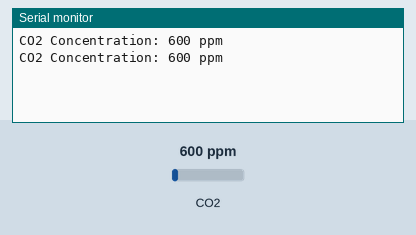
Recording of a sketch running on a simulated Arduino Uno, built with avr-gcc and run on an emulated ATmega328P. Parts: the last lines printed to the serial monitor. Inputs (shaded band) come from the test bench; at power-on: CO2 600 ppm.

Above: at 1.8 s.
1.9 s: CO2 set to 452 ppm
At 2.4 s:
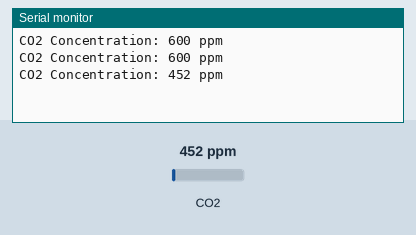
3.4 s: CO2 set to 1050 ppm
At 4.9 s:
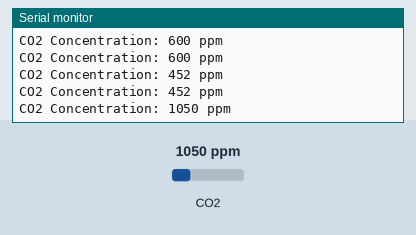
Timing chart, 0 to 6.4 s (numbered marks = the images above; inputs shaded):
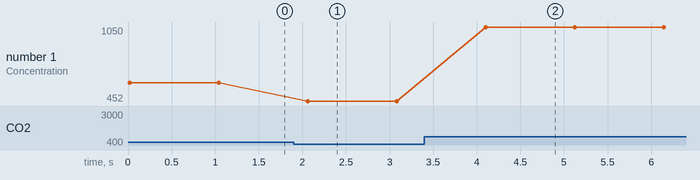

Measured:
- after the input at 1.9 s, the serial monitor: prints a new line after 0.16 s (image 1)
- after the input at 3.4 s, the serial monitor: prints a new line after 0.70 s (image 2)
- plotted number 1: 600 → 452 after the input at 1.9 s, 452 → 1050 after the input at 3.4 s

The sketch:

CO2.ino
```cpp
#include <MHZ19.h>
#include <SoftwareSerial.h>

SoftwareSerial mySerial(9,10); // RX, TX
MHZ19 myMHZ19;

void setup() {
  Serial.begin(115200);
  mySerial.begin(9600);
  myMHZ19.begin(mySerial);
  // myMHZ19.autoCalibration();
  // delay(30000);
}

void loop() {
  int co2 = myMHZ19.getCO2();

  Serial.print("CO2 Concentration: ");
  Serial.print(co2);
  Serial.println(" ppm");

  delay(1000);
}
```
